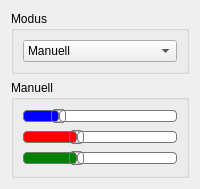
      <widget class="QWidget" name="tabLED">
       <attribute name="title">
        <string>RGB LED</string>
       </attribute>
       <layout class="QGridLayout" name="gridLayout_3">
        <item row="0" column="0">
         <widget class="QGroupBox" name="ledModusBox">
          <property name="maximumSize">
           <size>
            <width>16777215</width>
            <height>110</height>
           </size>
          </property>
          <property name="title">
           <string>Modus</string>
          </property>
          <layout class="QGridLayout" name="gridLayout_25">
           <item row="0" column="0">
            <widget class="QComboBox" name="ledModus">
             <item>
              <property name="text">
               <string>Manuell</string>
              </property>
             </item>
             <item>
              <property name="text">
               <string>Modus 1</string>
              </property>
             </item>
             <item>
              <property name="text">
               <string>Modus 2</string>
              </property>
             </item>
            </widget>
           </item>
          </layout>
         </widget>
        </item>
        <item row="1" column="0">
         <widget class="QGroupBox" name="ledColorBox">
          <property name="title">
           <string>Manuell</string>
          </property>
          <layout class="QGridLayout" name="gridLayout_26">
           <item row="2" column="0">
            <widget class="QSlider" name="ledColorRed">
             <property name="styleSheet">
              <string notr="true">QSlider::groove:horizontal {
border: 1px solid #bbb;
background: white;
height: 10px;
border-radius: 4px;
}

QSlider::sub-page:horizontal {
background: red;
border: 1px solid #777;
height: 10px;
border-radius: 4px;
}

QSlider::add-page:horizontal {
background: #fff;
border: 1px solid #777;
height: 10px;
border-radius: 4px;
}

QSlider::handle:horizontal {
background: qlineargradient(x1:0, y1:0, x2:1, y2:1,
    stop:0 #eee, stop:1 #ccc);
border: 1px solid #777;
width: 13px;
margin-top: -2px;
margin-bottom: -2px;
border-radius: 4px;
}

QSlider::handle:horizontal:hover {
background: qlineargradient(x1:0, y1:0, x2:1, y2:1,
    stop:0 #fff, stop:1 #ddd);
border: 1px solid #444;
border-radius: 4px;
}

QSlider::sub-page:horizontal:disabled {
background: #bbb;
border-color: #999;
}

QSlider::add-page:horizontal:disabled {
background: #eee;
border-color: #999;
}

QSlider::handle:horizontal:disabled {
background: #eee;
border: 1px solid #aaa;
border-radius: 4px;
}</string>
             </property>
             <property name="maximum">
              <number>100</number>
             </property>
             <property name="value">
              <number>33</number>
             </property>
             <property name="orientation">
              <enum>Qt::Horizontal</enum>
             </property>
            </widget>
           </item>
           <item row="1" column="0">
            <widget class="QSlider" name="ledColorBlue">
             <property name="styleSheet">
              <string notr="true">QSlider::groove:horizontal {
border: 1px solid #bbb;
background: white;
height: 10px;
border-radius: 4px;
}

QSlider::sub-page:horizontal {
background: blue;
border: 1px solid #777;
height: 10px;
border-radius: 4px;
}

QSlider::add-page:horizontal {
background: #fff;
border: 1px solid #777;
height: 10px;
border-radius: 4px;
}

QSlider::handle:horizontal {
background: qlineargradient(x1:0, y1:0, x2:1, y2:1,
    stop:0 #eee, stop:1 #ccc);
border: 1px solid #777;
width: 13px;
margin-top: -2px;
margin-bottom: -2px;
border-radius: 4px;
}

QSlider::handle:horizontal:hover {
background: qlineargradient(x1:0, y1:0, x2:1, y2:1,
    stop:0 #fff, stop:1 #ddd);
border: 1px solid #444;
border-radius: 4px;
}

QSlider::sub-page:horizontal:disabled {
background: #bbb;
border-color: #999;
}

QSlider::add-page:horizontal:disabled {
background: #eee;
border-color: #999;
}

QSlider::handle:horizontal:disabled {
background: #eee;
border: 1px solid #aaa;
border-radius: 4px;
}</string>
             </property>
             <property name="maximum">
              <number>100</number>
             </property>
             <property name="value">
              <number>20</number>
             </property>
             <property name="orientation">
              <enum>Qt::Horizontal</enum>
             </property>
            </widget>
           </item>
           <item row="4" column="0">
            <widget class="QSlider" name="ledColorGreen">
             <property name="styleSheet">
              <string notr="true">QSlider::groove:horizontal {
border: 1px solid #bbb;
background: white;
height: 10px;
border-radius: 4px;
}

QSlider::sub-page:horizontal {
background: green;
border: 1px solid #777;
height: 10px;
border-radius: 4px;
}

QSlider::add-page:horizontal {
background: #fff;
border: 1px solid #777;
height: 10px;
border-radius: 4px;
}

QSlider::handle:horizontal {
background: qlineargradient(x1:0, y1:0, x2:1, y2:1,
    stop:0 #eee, stop:1 #ccc);
border: 1px solid #777;
width: 13px;
margin-top: -2px;
margin-bottom: -2px;
border-radius: 4px;
}

QSlider::handle:horizontal:hover {
background: qlineargradient(x1:0, y1:0, x2:1, y2:1,
    stop:0 #fff, stop:1 #ddd);
border: 1px solid #444;
border-radius: 4px;
}

QSlider::sub-page:horizontal:disabled {
background: #bbb;
border-color: #999;
}

QSlider::add-page:horizontal:disabled {
background: #eee;
border-color: #999;
}

QSlider::handle:horizontal:disabled {
background: #eee;
border: 1px solid #aaa;
border-radius: 4px;
}</string>
             </property>
             <property name="maximum">
              <number>100</number>
             </property>
             <property name="value">
              <number>33</number>
             </property>
             <property name="orientation">
              <enum>Qt::Horizontal</enum>
             </property>
            </widget>
           </item>
          </layout>
         </widget>
        </item>
        <item row="2" column="0">
         <spacer name="verticalSpacer">
          <property name="orientation">
           <enum>Qt::Vertical</enum>
          </property>
          <property name="sizeHint" stdset="0">
           <size>
            <width>20</width>
            <height>0</height>
           </size>
          </property>
         </spacer>
        </item>
       </layout>
      </widget>
